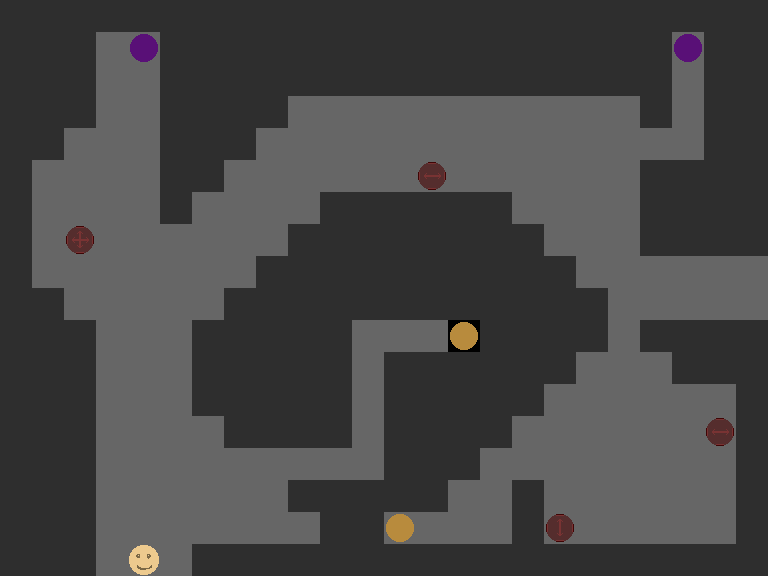

Below is a game level as drawn by its tile map, then a one-line description and the .tmx that defines it (tile-layer data replaced by summaries):
An orthogonal 24x18 tile map with 32x32 px tiles, 2 tile layers (bg, fg).

<map version="1.2" tiledversion="1.3.3" orientation="orthogonal" renderorder="left-down" width="24" height="18" tilewidth="32" tileheight="32" infinite="0" nextlayerid="3" nextobjectid="1">
 <tileset firstgid="1" source="tilset.tsx" />
 <layer id="1" name="bg" width="24" height="18">
  <data>[432 cells, 432 non-empty, 3 distinct tile ids]</data>
 </layer>
 <layer id="2" name="fg" width="24" height="18">
  <data>[432 cells, 21 non-empty, 8 distinct tile ids]</data>
 </layer>
</map>
